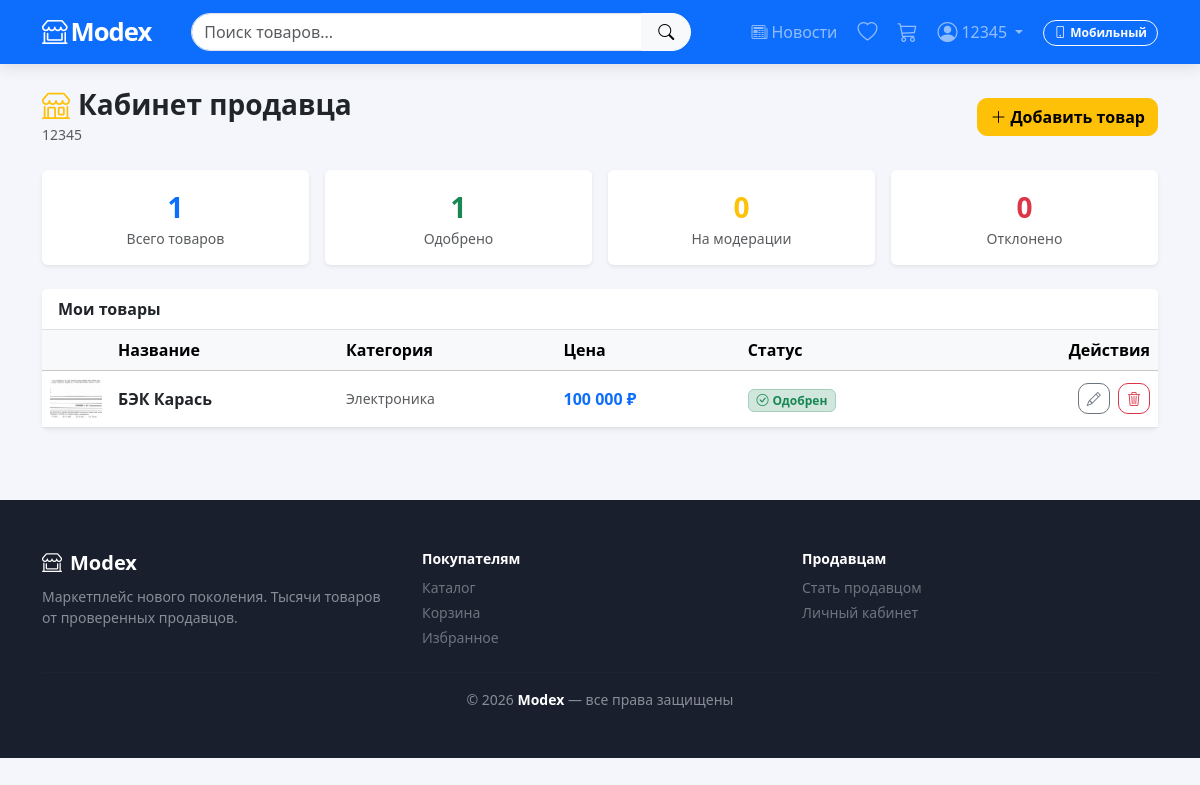
Screenshot of /seller/dashboard (signed in) with the database file from the repository.
### app/models.py (models this page shows)
class User(Base):
    __tablename__ = "users"
    id = Column(Integer, primary_key=True)
    username = Column(String(80), unique=True, nullable=False)
    password_hash = Column(String(200), nullable=False)
    role = Column(String(20), default="buyer")
    is_blocked = Column(Boolean, default=False)
    created_at = Column(DateTime, default=datetime.utcnow)
    cart_items = relationship("CartItem", back_populates="user", cascade="all, delete")
    favorites = relationship("Favorite", back_populates="user", cascade="all, delete")
    orders = relationship("Order", back_populates="user")

class Product(Base):
    __tablename__ = "products"
    id = Column(Integer, primary_key=True)
    name = Column(String(200), nullable=False)
    description = Column(Text)
    price = Column(Float, nullable=False)
    category_id = Column(Integer, ForeignKey("categories.id"), nullable=True)
    seller_id = Column(Integer, ForeignKey("users.id"), nullable=True)
    img_url = Column(String(500), nullable=True)
    status = Column(String(20), default="pending")
    created_at = Column(DateTime, default=datetime.utcnow)
    category = relationship("Category", back_populates="products")
    seller = relationship("User", foreign_keys=[seller_id])
    cart_items = relationship("CartItem", back_populates="product", cascade="all, delete")
    favorites = relationship("Favorite", back_populates="product", cascade="all, delete")

class Category(Base):
    __tablename__ = "categories"
    id = Column(Integer, primary_key=True)
    name = Column(String(100), unique=True, nullable=False)
    products = relationship("Product", back_populates="category")

### app/routers/seller.py (the view)
@seller_bp.route("/dashboard", methods=["GET"])
def dashboard():
    db = get_db()
    user = get_current_user(db)
    if not user:
        return redirect("/auth/login")
    if user.role not in ("seller", "admin"):
        return redirect("/become-seller")
    cart_count, fav_count = nav(user, db)
    my_products = db.query(Product).filter_by(seller_id=user.id).order_by(Product.created_at.desc()).all()
    return render_template("seller/dashboard.html", user=user, products=my_products,
                           cart_count=cart_count, fav_count=fav_count)

### app/auth.py (called while the page is built)
def get_current_user(db):
    token = request.cookies.get("access_token")
    if not token:
        return None
    try:
        payload = jwt.decode(token, SECRET_KEY, algorithms=[ALGORITHM])
        user_id = int(payload.get("sub"))
    except (JWTError, TypeError, ValueError):
        return None
    from app.models import User
    user = db.query(User).filter(User.id == user_id).first()
    return user if user and not user.is_blocked else None

### app/database.py (called while the page is built)
def get_db():
    if "db" not in g:
        g.db = SessionLocal()
    return g.db

### app/main.py (called while the page is built)
@app.context_processor
def inject_globals():
    return {"is_mobile": g.get("is_mobile", False)}

### app/mobile.py (called while the page is built)
def detect_mobile() -> bool:
    ua = request.headers.get("user-agent", "")
    is_mobile_ua = bool(_MOBILE_RE.search(ua))
    override = request.cookies.get("mobile_override")
    if override == "mobile":
        return True
    if override == "desktop":
        return False
    return is_mobile_ua

def init_mobile(app):
    @app.before_request
    def set_mobile():
        g.is_mobile = detect_mobile()

### app/routers/seller.py (called while the page is built)
def nav(user, db):
    if not user:
        return 0, 0
    return (
        db.query(CartItem).filter_by(user_id=user.id).count(),
        db.query(Favorite).filter_by(user_id=user.id).count(),
    )

### app/templates/seller/dashboard.html (shortened to what this page needs)
{% extends "base.html" %}
{% block content %}
<div class="container py-4">
    <div class="d-flex justify-content-between align-items-center mb-4">
        <div>
            <h3 class="fw-bold mb-0">
                <i class="bi bi-shop me-2 text-warning"></i>Кабинет продавца
            </h3>
            <span class="text-muted small">{{ user.username }}</span>
        </div>
        <a href="/seller/add" class="btn btn-warning">
            <i class="bi bi-plus-lg me-1"></i>Добавить товар
        </a>
    </div>
    <div class="row g-3 mb-4">
        {% set approved = products | selectattr('status', 'equalto', 'approved') | list %}
        {% set pending = products | selectattr('status', 'equalto', 'pending') | list %}
        {% set rejected = products | selectattr('status', 'equalto', 'rejected') | list %}
        <div class="col-6 col-md-3">
            <div class="card border-0 shadow-sm text-center py-3">
                <div class="fw-bold fs-3 text-primary">{{ products | length }}</div>
                <div class="small text-muted">Всего товаров</div>
            </div>
        </div>
        <div class="col-6 col-md-3">
            <div class="card border-0 shadow-sm text-center py-3">
                <div class="fw-bold fs-3 text-success">{{ approved | length }}</div>
                <div class="small text-muted">Одобрено</div>
            </div>
        </div>
        <div class="col-6 col-md-3">
            <div class="card border-0 shadow-sm text-center py-3">
                <div class="fw-bold fs-3 text-warning">{{ pending | length }}</div>
                <div class="small text-muted">На модерации</div>
            </div>
        </div>
        <div class="col-6 col-md-3">
            <div class="card border-0 shadow-sm text-center py-3">
                <div class="fw-bold fs-3 text-danger">{{ rejected | length }}</div>
                <div class="small text-muted">Отклонено</div>
            </div>
        </div>
    </div>
    {% if products %}
    <div class="card border-0 shadow-sm">
        <div class="card-header bg-white fw-semibold border-bottom">Мои товары</div>
        <div class="table-responsive">
            <table class="table table-hover align-middle mb-0">
                <thead class="table-light">
                    <tr>
                        <th style="width:60px;"></th>
                        <th>Название</th>
                        <th>Категория</th>
                        <th>Цена</th>
                        <th>Статус</th>
                        <th class="text-end">Действия</th>
                    </tr>
                </thead>
                <tbody>
                    {% for p in products %}
                    <tr>
                        <td>
                            <img src="{{ p.img_url or 'https://picsum.photos/seed/' ~ p.id ~ '/80/60' }}"
                                 style="width:52px;height:40px;object-fit:cover;border-radius:6px;">
                        </td>
                        <td>
                            <a href="/products/{{ p.id }}" class="text-decoration-none fw-semibold text-dark">
                                {{ p.name }}
                            </a>
                        </td>
                        <td class="text-muted small">{{ p.category.name if p.category else '—' }}</td>
                        <td class="fw-bold text-primary">{{ "{:,.0f}".format(p.price).replace(",", " ") }} ₽</td>
                        <td>
                            {% if p.status == 'approved' %}
                            <span class="badge bg-success-subtle text-success border border-success-subtle">
                                <i class="bi bi-check-circle me-1"></i>Одобрен
                            </span>
                            {% elif p.status == 'pending' %}
                            <span class="badge bg-warning-subtle text-warning border border-warning-subtle">
                                <i class="bi bi-clock me-1"></i>На модерации
                            </span>
                            {% else %}
                            <span class="badge bg-danger-subtle text-danger border border-danger-subtle">
                                <i class="bi bi-x-circle me-1"></i>Отклонён
                            </span>
                            {% endif %}
                        </td>
                        <td class="text-end">
                            <a href="/seller/edit/{{ p.id }}" class="btn btn-outline-secondary btn-sm me-1">
                                <i class="bi bi-pencil"></i>
                            </a>
                            <form method="post" action="/seller/delete/{{ p.id }}" class="d-inline"
                                  onsubmit="return confirm('Удалить товар «{{ p.name }}»?')">
                                <button class="btn btn-outline-danger btn-sm" type="submit">
                                    <i class="bi bi-trash3"></i>
                                </button>
                            </form>
                        </td>
                    </tr>
                    {% endfor %}
                </tbody>
            </table>
        </div>
    </div>
    {% endif %}
</div>
{% endblock %}

### app/templates/base.html (shortened to what this page needs)
<!DOCTYPE html>
<html lang="ru">
<head>
    <link href="https://cdn.jsdelivr.net/npm/bootstrap@5.3.2/dist/css/bootstrap.min.css" rel="stylesheet">
    <link href="https://cdn.jsdelivr.net/npm/bootstrap-icons@1.11.3/font/bootstrap-icons.min.css" rel="stylesheet">
</head>
<body class="{% if is_mobile %}is-mobile{% endif %}">
{% if is_mobile %}
<header class="mobile-header">
    <a href="/" class="brand"><i class="bi bi-shop-window me-1"></i>Modex</a>
    <div class="d-flex align-items-center gap-1">
        {% if user %}
        <a href="/cart" class="icon-btn">
            <i class="bi bi-cart3"></i>
            {% if cart_count %}<span style="position:absolute;top:0;right:0;background:#dc3545;color:#fff;border-radius:50%;font-size:.55rem;min-width:14px;height:14px;display:flex;align-items:center;justify-content:center;font-weight:700;">{{ cart_count }}</span>{% endif %}
        </a>
        {% endif %}
        <a href="/toggle-view?view=desktop" class="btn btn-outline-light btn-sm view-toggle-btn ms-1">
            <i class="bi bi-display me-1"></i>Десктоп
        </a>
    </div>
</header>
<div class="mobile-search-bar">
    <form action="/products" method="get">
        <div class="input-group">
            <input class="form-control" type="search" name="q" placeholder="Поиск товаров..."
                   value="{{ q | default('') }}" autocomplete="off">
            <button class="btn btn-primary" type="submit"><i class="bi bi-search"></i></button>
        </div>
    </form>
</div>
{% else %}
<nav class="navbar navbar-expand-lg navbar-dark bg-primary sticky-top" id="mainNav">
    <div class="container">
        <a class="navbar-brand" href="/"><i class="bi bi-shop-window me-1"></i>Modex</a>
        <div class="collapse navbar-collapse" id="nav">
            <form class="d-flex mx-lg-4 my-2 my-lg-0 flex-grow-1" style="max-width:500px;" action="/products" method="get">
                <div class="input-group">
                    <input class="form-control rounded-start-pill" type="search" name="q"
                           placeholder="Поиск товаров..." value="{{ q | default('') }}" autocomplete="off">
                    <button class="btn btn-light rounded-end-pill px-3" type="submit">
                        <i class="bi bi-search"></i>
                    </button>
                </div>
            </form>
            <ul class="navbar-nav ms-auto align-items-lg-center gap-1">
                <li class="nav-item">
                    <a class="nav-link" href="/news"><i class="bi bi-newspaper me-1"></i>Новости</a>
                </li>
                {% if user %}
                <li class="nav-item">
                    <a class="nav-link position-relative px-2" href="/favorites" title="Избранное">
                        <i class="bi bi-heart fs-5"></i>
                    </a>
                </li>
                <li class="nav-item">
                    <a class="nav-link position-relative px-2" href="/cart" title="Корзина">
                        <i class="bi bi-cart3 fs-5"></i>
                    </a>
                </li>
                <li class="nav-item dropdown">
                    <a class="nav-link dropdown-toggle d-flex align-items-center gap-1" href="#" data-bs-toggle="dropdown">
                        <i class="bi bi-person-circle fs-5"></i>
                        <span class="d-none d-lg-inline">{{ user.username }}</span>
                    </a>
                </li>
                {% endif %}
                <li class="nav-item ms-2">
                    <a href="/toggle-view?view=mobile" class="btn btn-outline-light btn-sm view-toggle-btn">
                        <i class="bi bi-phone me-1"></i>Мобильный
                    </a>
                </li>
            </ul>
        </div>
    </div>
</nav>
{% endif %}
<main>{% block content %}{% endblock %}</main>
{% if not is_mobile %}
<footer class="py-5 mt-5">
    <div class="container">
        <div class="row g-4 mb-4">
            <div class="col-md-4">
                <div class="fw-bold text-white fs-5 mb-2"><i class="bi bi-shop-window me-2"></i>Modex</div>
                <div class="small">Маркетплейс нового поколения. Тысячи товаров от проверенных продавцов.</div>
            </div>
            <div class="col-md-4">
                <div class="fw-semibold text-white small mb-2">Покупателям</div>
                <div class="d-flex flex-column gap-1">
                    <a href="/products" class="text-secondary text-decoration-none small">Каталог</a>
                    <a href="/cart" class="text-secondary text-decoration-none small">Корзина</a>
                    <a href="/favorites" class="text-secondary text-decoration-none small">Избранное</a>
                </div>
            </div>
            <div class="col-md-4">
                <div class="fw-semibold text-white small mb-2">Продавцам</div>
                <div class="d-flex flex-column gap-1">
                    <a href="/become-seller" class="text-secondary text-decoration-none small">Стать продавцом</a>
                    <a href="/seller/dashboard" class="text-secondary text-decoration-none small">Личный кабинет</a>
                </div>
            </div>
        </div>
        <hr style="border-color:#2d3748;">
        <p class="text-center small mb-0">&copy; 2026 <strong class="text-white">Modex</strong> — все права защищены</p>
    </div>
</footer>
{% endif %}
</body>
</html>

### app/templates/base.html (style rules this page uses)
:root { --accent: #0d6efd; }
* { box-sizing: border-box; }
body { background: #f4f6fb; font-family: 'Segoe UI', system-ui, sans-serif; opacity: 0; animation: pageFadeIn .4s ease forwards; }
.navbar { box-shadow: 0 2px 16px rgba(0,0,0,.12); transition: box-shadow .3s; backdrop-filter: blur(8px); }
.navbar-brand { font-weight: 900; font-size: 1.6rem; letter-spacing: -1px; transition: transform .2s; }
.btn { border-radius: 10px; font-weight: 600; transition: transform .15s, box-shadow .15s; }
footer { background: #1a1f2e; color: #868e96; }
footer a { transition: color .2s; }
.view-toggle-btn { font-size: .75rem; padding: 3px 10px; border-radius: 20px; }

### rows the page displays
User: username "12345"
Product: img_url (picture), name "БЭК Карась", category "Электроника", price "100 000", status "approved" (drawn)

### other values shown
{{ products | length }} "1"
{{ approved | length }} "1"
{{ pending | length }} "0"
{{ rejected | length }} "0"
